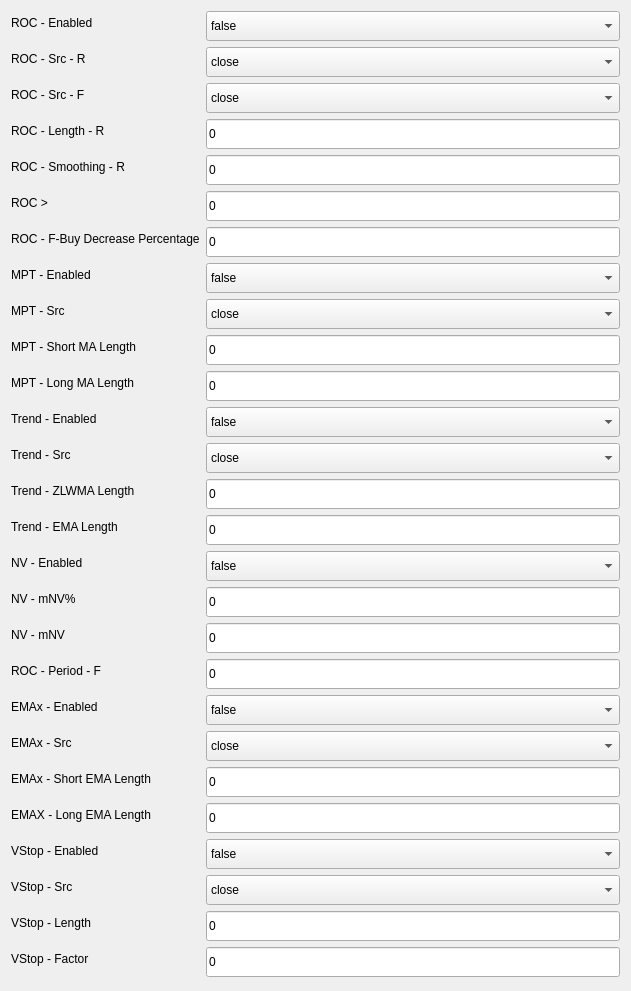
              <widget class="QWidget" name="formLayoutWidget">
               <property name="geometry">
                <rect>
                 <x>20</x>
                 <y>40</y>
                 <width>631</width>
                 <height>991</height>
                </rect>
               </property>
               <layout class="QFormLayout" name="formLayout_6">
                <property name="sizeConstraint">
                 <enum>QLayout::SetDefaultConstraint</enum>
                </property>
                <item row="0" column="0">
                 <widget class="QLabel" name="lblRocEnabled">
                  <property name="text">
                   <string>ROC - Enabled</string>
                  </property>
                 </widget>
                </item>
                <item row="0" column="1">
                 <widget class="QComboBox" name="drpRocEnabled">
                  <property name="minimumSize">
                   <size>
                    <width>0</width>
                    <height>30</height>
                   </size>
                  </property>
                  <item>
                   <property name="text">
                    <string>false</string>
                   </property>
                  </item>
                  <item>
                   <property name="text">
                    <string>true</string>
                   </property>
                  </item>
                 </widget>
                </item>
                <item row="1" column="0">
                 <widget class="QLabel" name="lblRocAppliedPrice">
                  <property name="text">
                   <string>ROC - Src - R</string>
                  </property>
                 </widget>
                </item>
                <item row="1" column="1">
                 <widget class="QComboBox" name="drpRocAppliedPriceR">
                  <property name="minimumSize">
                   <size>
                    <width>0</width>
                    <height>30</height>
                   </size>
                  </property>
                  <item>
                   <property name="text">
                    <string>close</string>
                   </property>
                  </item>
                  <item>
                   <property name="text">
                    <string>open</string>
                   </property>
                  </item>
                  <item>
                   <property name="text">
                    <string>high</string>
                   </property>
                  </item>
                  <item>
                   <property name="text">
                    <string>low</string>
                   </property>
                  </item>
                 </widget>
                </item>
                <item row="2" column="0">
                 <widget class="QLabel" name="lblRocAppliedPriceF">
                  <property name="text">
                   <string>ROC - Src - F</string>
                  </property>
                 </widget>
                </item>
                <item row="2" column="1">
                 <widget class="QComboBox" name="drpRocAppliedPriceF">
                  <property name="minimumSize">
                   <size>
                    <width>0</width>
                    <height>30</height>
                   </size>
                  </property>
                  <item>
                   <property name="text">
                    <string>close</string>
                   </property>
                  </item>
                  <item>
                   <property name="text">
                    <string>open</string>
                   </property>
                  </item>
                  <item>
                   <property name="text">
                    <string>high</string>
                   </property>
                  </item>
                  <item>
                   <property name="text">
                    <string>low</string>
                   </property>
                  </item>
                 </widget>
                </item>
                <item row="3" column="0">
                 <widget class="QLabel" name="lblRocPeriodR">
                  <property name="text">
                   <string>ROC - Length - R</string>
                  </property>
                 </widget>
                </item>
                <item row="3" column="1">
                 <widget class="QLineEdit" name="txtRocPeriodR">
                  <property name="minimumSize">
                   <size>
                    <width>0</width>
                    <height>30</height>
                   </size>
                  </property>
                  <property name="cursor">
                   <cursorShape>IBeamCursor</cursorShape>
                  </property>
                  <property name="text">
                   <string>0</string>
                  </property>
                 </widget>
                </item>
                <item row="4" column="0">
                 <widget class="QLabel" name="lblRocSmoothingR">
                  <property name="text">
                   <string>ROC - Smoothing - R</string>
                  </property>
                 </widget>
                </item>
                <item row="4" column="1">
                 <widget class="QLineEdit" name="txtRocSmoothingR">
                  <property name="minimumSize">
                   <size>
                    <width>0</width>
                    <height>30</height>
                   </size>
                  </property>
                  <property name="text">
                   <string>0</string>
                  </property>
                 </widget>
                </item>
                <item row="5" column="0">
                 <widget class="QLabel" name="lblRocRBuyIncreasePercentage">
                  <property name="text">
                   <string>ROC &gt;</string>
                  </property>
                 </widget>
                </item>
                <item row="5" column="1">
                 <widget class="QLineEdit" name="txtRocRBuyIncreasePercentage">
                  <property name="minimumSize">
                   <size>
                    <width>0</width>
                    <height>30</height>
                   </size>
                  </property>
                  <property name="text">
                   <string>0</string>
                  </property>
                 </widget>
                </item>
                <item row="6" column="0">
                 <widget class="QLabel" name="lblRocFBuyDecreasePercentage">
                  <property name="text">
                   <string>ROC - F-Buy Decrease Percentage</string>
                  </property>
                 </widget>
                </item>
                <item row="6" column="1">
                 <widget class="QLineEdit" name="txtRocFBuyDecreasePercentage">
                  <property name="minimumSize">
                   <size>
                    <width>0</width>
                    <height>30</height>
                   </size>
                  </property>
                  <property name="text">
                   <string>0</string>
                  </property>
                 </widget>
                </item>
                <item row="7" column="0">
                 <widget class="QLabel" name="lblMptEnabled">
                  <property name="text">
                   <string>MPT - Enabled</string>
                  </property>
                 </widget>
                </item>
                <item row="7" column="1">
                 <widget class="QComboBox" name="drpMptEnabled">
                  <property name="minimumSize">
                   <size>
                    <width>0</width>
                    <height>30</height>
                   </size>
                  </property>
                  <item>
                   <property name="text">
                    <string>false</string>
                   </property>
                  </item>
                  <item>
                   <property name="text">
                    <string>true</string>
                   </property>
                  </item>
                 </widget>
                </item>
                <item row="8" column="0">
                 <widget class="QLabel" name="lblMptAppliedPrice">
                  <property name="text">
                   <string>MPT - Src</string>
                  </property>
                 </widget>
                </item>
                <item row="8" column="1">
                 <widget class="QComboBox" name="drpMptAppliedPrice">
                  <property name="minimumSize">
                   <size>
                    <width>0</width>
                    <height>30</height>
                   </size>
                  </property>
                  <item>
                   <property name="text">
                    <string>close</string>
                   </property>
                  </item>
                  <item>
                   <property name="text">
                    <string>open</string>
                   </property>
                  </item>
                  <item>
                   <property name="text">
                    <string>high</string>
                   </property>
                  </item>
                  <item>
                   <property name="text">
                    <string>low</string>
                   </property>
                  </item>
                 </widget>
                </item>
                <item row="9" column="0">
                 <widget class="QLabel" name="lblMptShortMaPeriod">
                  <property name="text">
                   <string>MPT - Short MA Length</string>
                  </property>
                 </widget>
                </item>
                <item row="9" column="1">
                 <widget class="QLineEdit" name="txtMptShortEmaPeriod">
                  <property name="minimumSize">
                   <size>
                    <width>0</width>
                    <height>30</height>
                   </size>
                  </property>
                  <property name="text">
                   <string>0</string>
                  </property>
                 </widget>
                </item>
                <item row="10" column="0">
                 <widget class="QLabel" name="lblMptLongMaPeriod">
                  <property name="text">
                   <string>MPT - Long MA Length</string>
                  </property>
                 </widget>
                </item>
                <item row="10" column="1">
                 <widget class="QLineEdit" name="txtMptLongEmaPeriod">
                  <property name="minimumSize">
                   <size>
                    <width>0</width>
                    <height>30</height>
                   </size>
                  </property>
                  <property name="text">
                   <string>0</string>
                  </property>
                 </widget>
                </item>
                <item row="11" column="0">
                 <widget class="QLabel" name="lblTrendEnabled">
                  <property name="text">
                   <string>Trend - Enabled</string>
                  </property>
                 </widget>
                </item>
                <item row="11" column="1">
                 <widget class="QComboBox" name="drpTrendEnabled">
                  <property name="minimumSize">
                   <size>
                    <width>0</width>
                    <height>30</height>
                   </size>
                  </property>
                  <item>
                   <property name="text">
                    <string>false</string>
                   </property>
                  </item>
                  <item>
                   <property name="text">
                    <string>true</string>
                   </property>
                  </item>
                 </widget>
                </item>
                <item row="12" column="0">
                 <widget class="QLabel" name="lblTrendAppliedPrice">
                  <property name="text">
                   <string>Trend - Src</string>
                  </property>
                 </widget>
                </item>
                <item row="12" column="1">
                 <widget class="QComboBox" name="drpTrendAppliedPrice">
                  <property name="minimumSize">
                   <size>
                    <width>0</width>
                    <height>30</height>
                   </size>
                  </property>
                  <item>
                   <property name="text">
                    <string>close</string>
                   </property>
                  </item>
                  <item>
                   <property name="text">
                    <string>open</string>
                   </property>
                  </item>
                  <item>
                   <property name="text">
                    <string>high</string>
                   </property>
                  </item>
                  <item>
                   <property name="text">
                    <string>low</string>
                   </property>
                  </item>
                 </widget>
                </item>
                <item row="13" column="0">
                 <widget class="QLabel" name="lblTrendLongEmaPeriod">
                  <property name="text">
                   <string>Trend - ZLWMA Length</string>
                  </property>
                 </widget>
                </item>
                <item row="13" column="1">
                 <widget class="QLineEdit" name="txtTrendLongEmaPeriod">
                  <property name="minimumSize">
                   <size>
                    <width>0</width>
                    <height>30</height>
                   </size>
                  </property>
                  <property name="text">
                   <string>0</string>
                  </property>
                 </widget>
                </item>
                <item row="14" column="0">
                 <widget class="QLabel" name="lblTrendShortEmaPeriod">
                  <property name="text">
                   <string>Trend - EMA Length</string>
                  </property>
                 </widget>
                </item>
                <item row="14" column="1">
                 <widget class="QLineEdit" name="txtTrendShortEmaPeriod">
                  <property name="sizePolicy">
                   <sizepolicy hsizetype="Expanding" vsizetype="Fixed">
                    <horstretch>0</horstretch>
                    <verstretch>0</verstretch>
                   </sizepolicy>
                  </property>
                  <property name="minimumSize">
                   <size>
                    <width>0</width>
                    <height>30</height>
                   </size>
                  </property>
                  <property name="text">
                   <string>0</string>
                  </property>
                 </widget>
                </item>
                <item row="15" column="0">
                 <widget class="QLabel" name="lblNvEnabled">
                  <property name="text">
                   <string>NV - Enabled</string>
                  </property>
                 </widget>
                </item>
                <item row="15" column="1">
                 <widget class="QComboBox" name="drpNvEnabled">
                  <property name="minimumSize">
                   <size>
                    <width>0</width>
                    <height>30</height>
                   </size>
                  </property>
                  <item>
                   <property name="text">
                    <string>false</string>
                   </property>
                  </item>
                  <item>
                   <property name="text">
                    <string>true</string>
                   </property>
                  </item>
                 </widget>
                </item>
                <item row="16" column="0">
                 <widget class="QLabel" name="lblNvIncreasePercentage">
                  <property name="text">
                   <string>NV - mNV%</string>
                  </property>
                 </widget>
                </item>
                <item row="16" column="1">
                 <widget class="QLineEdit" name="txtNvIncreasePercentage">
                  <property name="minimumSize">
                   <size>
                    <width>0</width>
                    <height>30</height>
                   </size>
                  </property>
                  <property name="text">
                   <string>0</string>
                  </property>
                 </widget>
                </item>
                <item row="17" column="0">
                 <widget class="QLabel" name="lblNvMinNetVolume">
                  <property name="text">
                   <string>NV - mNV</string>
                  </property>
                 </widget>
                </item>
                <item row="17" column="1">
                 <widget class="QLineEdit" name="txtNvMinNetVolume">
                  <property name="sizePolicy">
                   <sizepolicy hsizetype="Expanding" vsizetype="Fixed">
                    <horstretch>0</horstretch>
                    <verstretch>0</verstretch>
                   </sizepolicy>
                  </property>
                  <property name="minimumSize">
                   <size>
                    <width>0</width>
                    <height>30</height>
                   </size>
                  </property>
                  <property name="text">
                   <string>0</string>
                  </property>
                 </widget>
                </item>
                <item row="19" column="0">
                 <widget class="QLabel" name="lblRocPeriodF">
                  <property name="text">
                   <string>ROC - Period - F</string>
                  </property>
                 </widget>
                </item>
                <item row="19" column="1">
                 <widget class="QLineEdit" name="txtRocPeriodF">
                  <property name="minimumSize">
                   <size>
                    <width>0</width>
                    <height>30</height>
                   </size>
                  </property>
                  <property name="text">
                   <string>0</string>
                  </property>
                 </widget>
                </item>
                <item row="20" column="0">
                 <widget class="QLabel" name="lblEmaxEnabled">
                  <property name="text">
                   <string>EMAx - Enabled</string>
                  </property>
                 </widget>
                </item>
                <item row="20" column="1">
                 <widget class="QComboBox" name="drpEmaxEnabled">
                  <property name="minimumSize">
                   <size>
                    <width>0</width>
                    <height>30</height>
                   </size>
                  </property>
                  <item>
                   <property name="text">
                    <string>false</string>
                   </property>
                  </item>
                  <item>
                   <property name="text">
                    <string>true</string>
                   </property>
                  </item>
                 </widget>
                </item>
                <item row="21" column="0">
                 <widget class="QLabel" name="asdaLabel_2">
                  <property name="text">
                   <string>EMAx - Src</string>
                  </property>
                 </widget>
                </item>
                <item row="21" column="1">
                 <widget class="QComboBox" name="drpEmaxAppliedPrice">
                  <property name="minimumSize">
                   <size>
                    <width>0</width>
                    <height>30</height>
                   </size>
                  </property>
                  <item>
                   <property name="text">
                    <string>close</string>
                   </property>
                  </item>
                  <item>
                   <property name="text">
                    <string>open</string>
                   </property>
                  </item>
                  <item>
                   <property name="text">
                    <string>high</string>
                   </property>
                  </item>
                  <item>
                   <property name="text">
                    <string>low</string>
                   </property>
                  </item>
                 </widget>
                </item>
                <item row="22" column="0">
                 <widget class="QLabel" name="asdaLabel">
                  <property name="text">
                   <string>EMAx - Short EMA Length</string>
                  </property>
                 </widget>
                </item>
                <item row="22" column="1">
                 <widget class="QLineEdit" name="txtEmaxShortEmaPeriod">
                  <property name="minimumSize">
                   <size>
                    <width>0</width>
                    <height>30</height>
                   </size>
                  </property>
                  <property name="text">
                   <string>0</string>
                  </property>
                 </widget>
                </item>
                <item row="23" column="0">
                 <widget class="QLabel" name="asdasdLabel">
                  <property name="text">
                   <string>EMAX - Long EMA Length</string>
                  </property>
                 </widget>
                </item>
                <item row="23" column="1">
                 <widget class="QLineEdit" name="txtEmaxLongEmaPeriod">
                  <property name="minimumSize">
                   <size>
                    <width>0</width>
                    <height>30</height>
                   </size>
                  </property>
                  <property name="text">
                   <string>0</string>
                  </property>
                 </widget>
                </item>
                <item row="24" column="0">
                 <widget class="QLabel" name="lblVstopEnabled">
                  <property name="text">
                   <string>VStop - Enabled</string>
                  </property>
                 </widget>
                </item>
                <item row="24" column="1">
                 <widget class="QComboBox" name="drpVstopEnabled">
                  <property name="minimumSize">
                   <size>
                    <width>0</width>
                    <height>30</height>
                   </size>
                  </property>
                  <item>
                   <property name="text">
                    <string>false</string>
                   </property>
                  </item>
                  <item>
                   <property name="text">
                    <string>true</string>
                   </property>
                  </item>
                 </widget>
                </item>
                <item row="25" column="0">
                 <widget class="QLabel" name="lblVstopAppliedPrice">
                  <property name="text">
                   <string>VStop - Src</string>
                  </property>
                 </widget>
                </item>
                <item row="25" column="1">
                 <widget class="QComboBox" name="drpVstopAppliedPrice">
                  <property name="minimumSize">
                   <size>
                    <width>0</width>
                    <height>30</height>
                   </size>
                  </property>
                  <item>
                   <property name="text">
                    <string>close</string>
                   </property>
                  </item>
                  <item>
                   <property name="text">
                    <string>open</string>
                   </property>
                  </item>
                  <item>
                   <property name="text">
                    <string>high</string>
                   </property>
                  </item>
                  <item>
                   <property name="text">
                    <string>low</string>
                   </property>
                  </item>
                 </widget>
                </item>
                <item row="26" column="0">
                 <widget class="QLabel" name="lblVstopPeriod">
                  <property name="text">
                   <string>VStop - Length</string>
                  </property>
                 </widget>
                </item>
                <item row="26" column="1">
                 <widget class="QLineEdit" name="txtVstopPeriod">
                  <property name="minimumSize">
                   <size>
                    <width>0</width>
                    <height>30</height>
                   </size>
                  </property>
                  <property name="text">
                   <string>0</string>
                  </property>
                 </widget>
                </item>
                <item row="27" column="0">
                 <widget class="QLabel" name="lblVstopFactor">
                  <property name="text">
                   <string>VStop - Factor</string>
                  </property>
                 </widget>
                </item>
                <item row="27" column="1">
                 <widget class="QLineEdit" name="txtVstopFactor">
                  <property name="minimumSize">
                   <size>
                    <width>0</width>
                    <height>30</height>
                   </size>
                  </property>
                  <property name="text">
                   <string>0</string>
                  </property>
                 </widget>
                </item>
               </layout>
              </widget>
